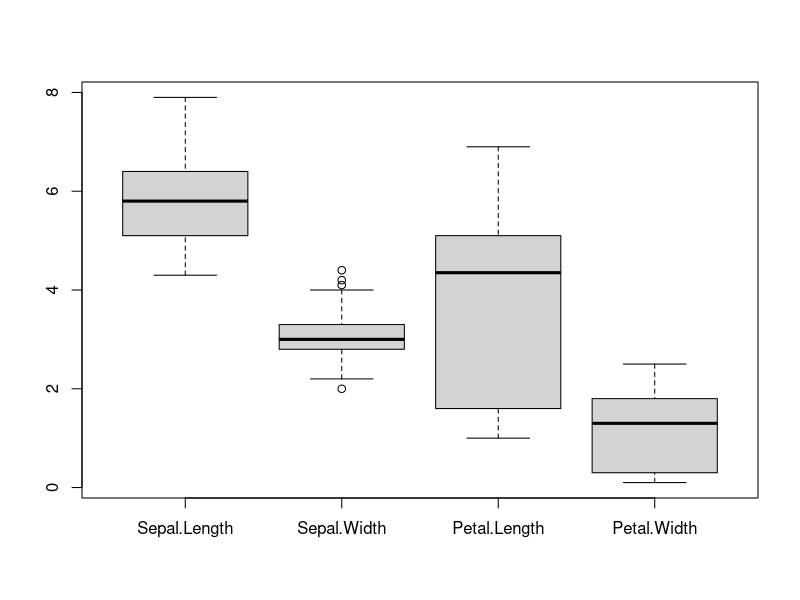
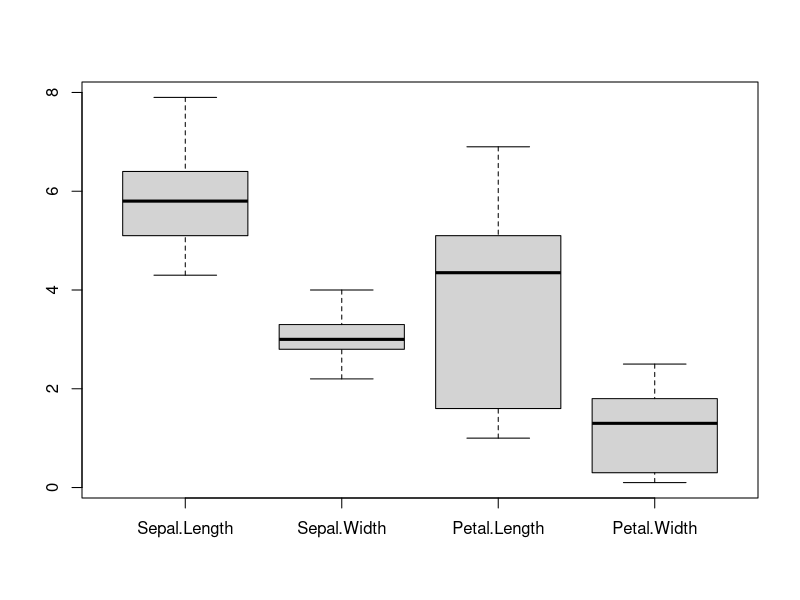

The R script that drew these images, in order: (Note: this script raises an error after producing the figures.)
## ---- chunk 1
head(x = iris, n = 10L)
## ---- chunk 2
apply(X = iris[-5], MARGIN = 2, FUN = fivenum)
## ---- chunk 3
boxplot(iris[-5])
## ---- chunk 4
boxplot(iris[-5], outline = FALSE)
## ---- chunk 5
iris %>% 
  dplyr::select(where(is.numeric)) %>% 
  purrr::map_df(fivenum)

iris %>% 
  dplyr::select(where(is.numeric)) %>% 
  purrr::map_df(quantile)
## ---- chunk 6
eqn <- eqn + 1
## ---- chunk 7
eqn <- eqn + 1
## ---- chunk 8
eqn <- eqn + 1
